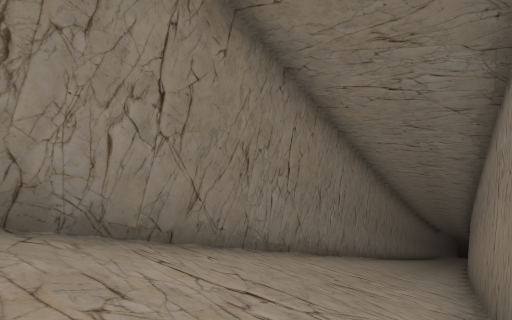
view 1 (above)

16 first-person views from a walk through a level from a Godot 3-D game. The camera is 1.2 m above the floor, tilts 6° down and sees 80° across. The floor is counted in squares, 2.29 m on a side. Each view is taken from the middle of a square. On the plan, view 1 faces up. The plan holds only what a view shows up to about 9 squares ahead; the rest is blank. The place goes on beyond the plan.

view 2
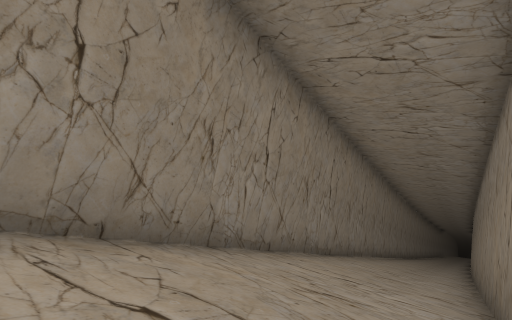

view 3
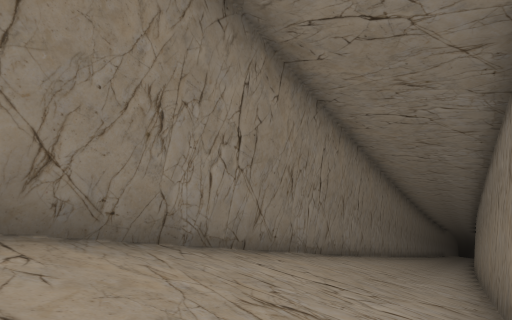

view 4
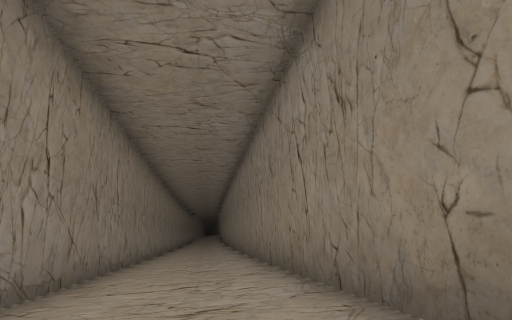

view 5
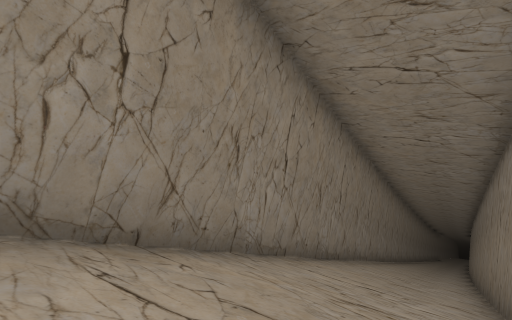

view 6
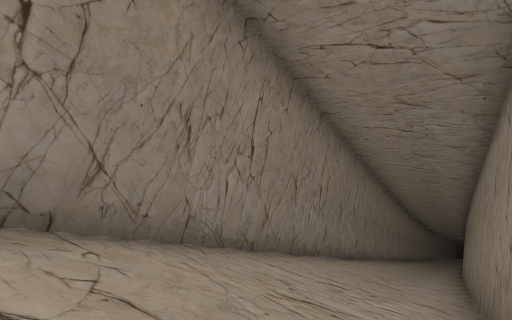

view 7
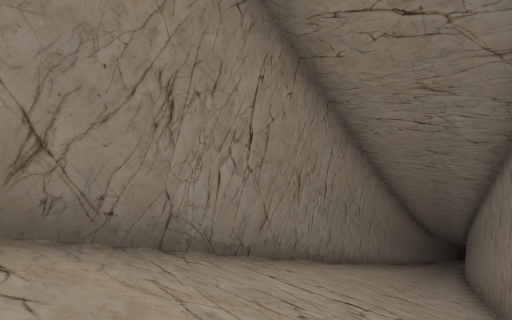

view 8
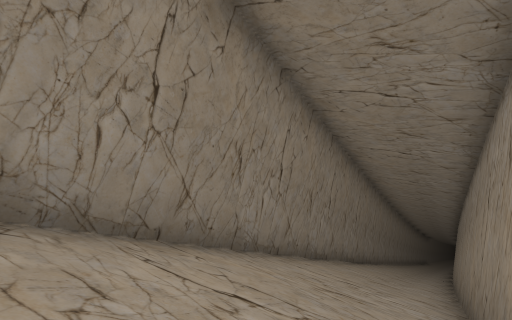

view 9
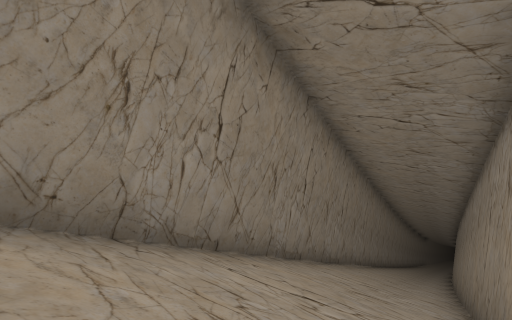

view 10
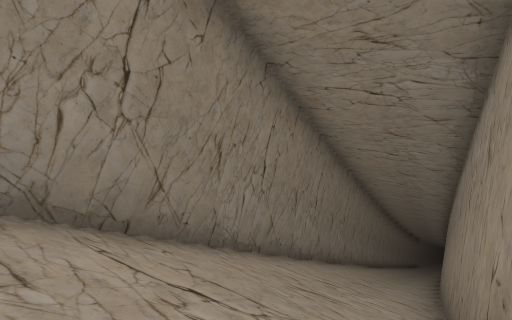

view 11
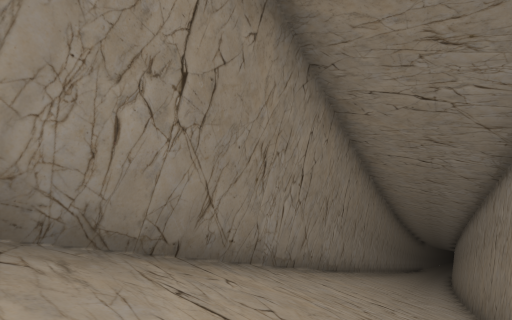

view 12
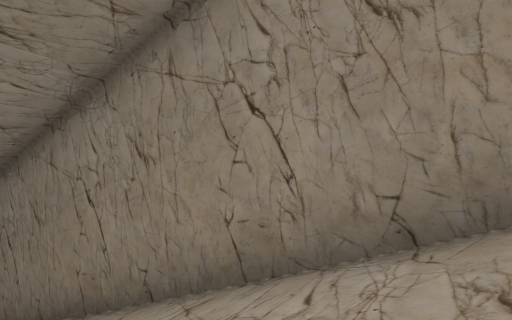

view 13
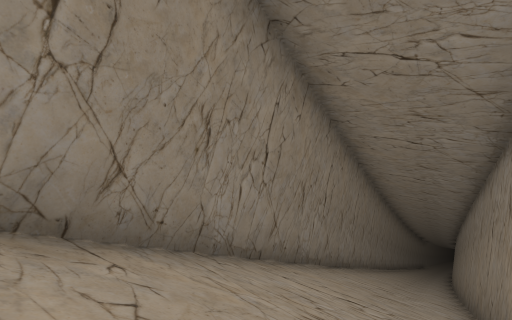

view 14
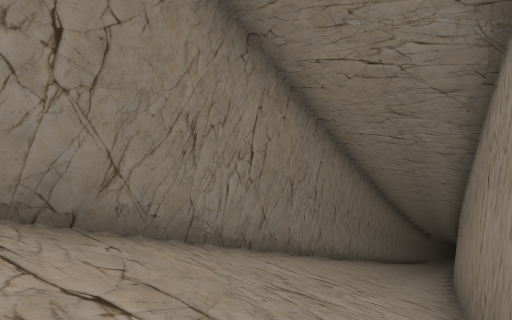

view 15
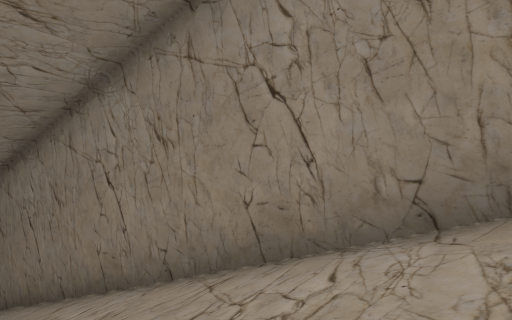

view 16
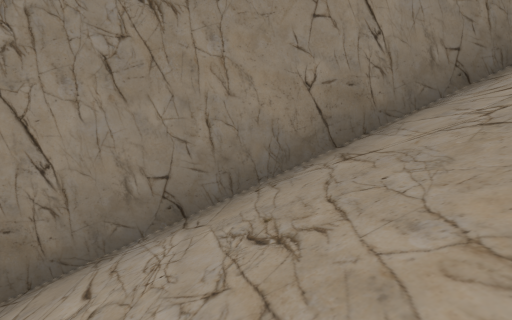

### Floor plan
Key: @ floor where view 1 was taken; # wall or solid block; / step, stairs or slope.
Columns run from 16 left of view 1 to 10 right of it. Each row starts with its distance up from view 1.
 14                       #///#
 13                      ##///#
 12                     ##///##
 11                    ##///##
 10                    #///##
  9                   ##///#
  8                  ##///##
  7                  #///##
  6                 ##///#
  5                ##///##
  4                #///##
  3               ##///#
  2              ##///##
  1              #///##
  0             ##//@#
 -1            ##///##
 -2            #///##
 -3           ##///#
 -4          ##///##
 -5          #///##
 -6         ##///#
 -7         #///##
 -8        ##//##
 -9       ##///#
-10       #///##
-11      ##///#
-12     ##///##
-13     #///##
-14    ##///#
-15    #///##
-16   ##//##
-17  ##///#
-18  #///##
-19 ##///#
-20 #///##
-21 #///#
-22 ///##
-23  /##

Positions as (right, up) in squares from view 1, and headings:
1: (0, 0), facing up
2: (2, 3), facing up
3: (4, 6), facing up
4: (3, 6), facing up-right
5: (-3, -4), facing up
6: (-4, -6), facing up
7: (-7, -10), facing up
8: (-9, -14), facing up
9: (-11, -17), facing up
10: (-13, -21), facing up
11: (-15, -23), facing up
12: (-16, -22), facing right
13: (-13, -20), facing up
14: (-7, -11), facing up
15: (-9, -10), facing right
16: (-9, -10), facing down-right
